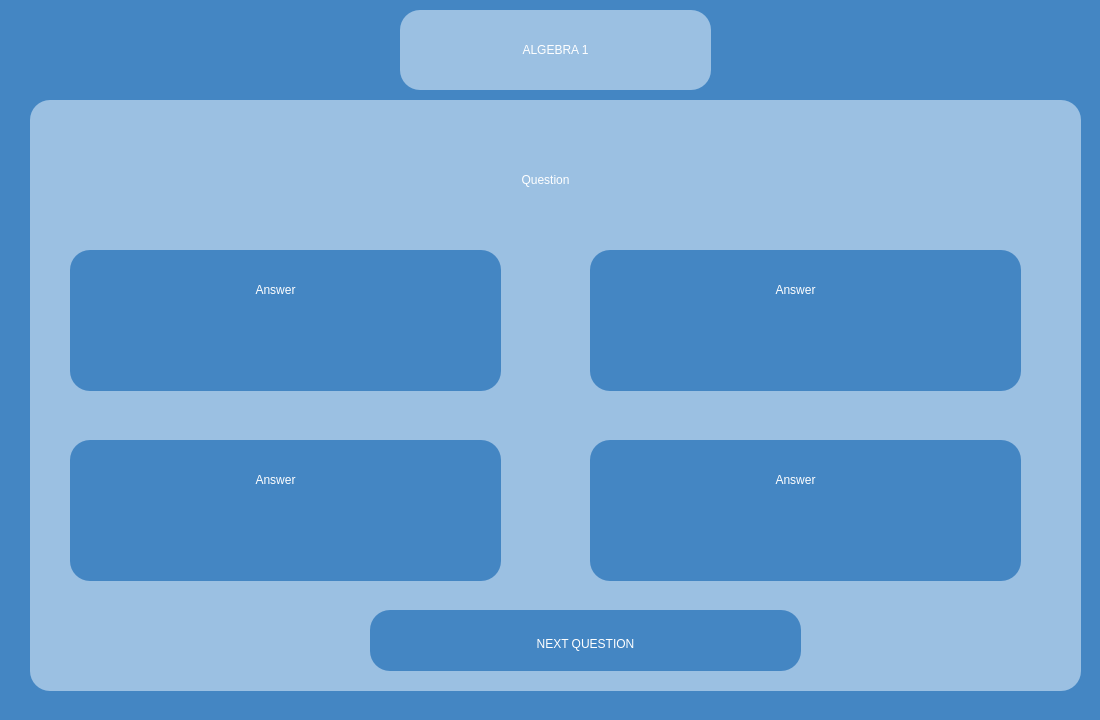
<?xml version="1.0" encoding="UTF-8"?>
<ui version="4.0">
 <class>vocabularyExam2</class>
 <widget class="QWidget" name="vocabularyExam2">
  <property name="geometry">
   <rect>
    <x>0</x>
    <y>0</y>
    <width>1100</width>
    <height>720</height>
   </rect>
  </property>
  <property name="windowTitle">
   <string>Form</string>
  </property>
  <property name="styleSheet">
   <string notr="true">background-color:#4486c3;</string>
  </property>
  <widget class="QFrame" name="questionTab">
   <property name="geometry">
    <rect>
     <x>30</x>
     <y>100</y>
     <width>1051</width>
     <height>591</height>
    </rect>
   </property>
   <property name="styleSheet">
    <string notr="true">background-color:rgb(155, 192, 226);
border:0px;
border-radius: 20px;</string>
   </property>
   <property name="frameShape">
    <enum>QFrame::Shape::StyledPanel</enum>
   </property>
   <property name="frameShadow">
    <enum>QFrame::Shadow::Raised</enum>
   </property>
   <widget class="QLabel" name="question">
    <property name="geometry">
     <rect>
      <x>50</x>
      <y>10</y>
      <width>931</width>
      <height>141</height>
     </rect>
    </property>
    <property name="whatsThis">
     <string>&lt;html&gt;&lt;head/&gt;&lt;body&gt;&lt;p align=&quot;center&quot;&gt;&lt;br/&gt;&lt;/p&gt;&lt;/body&gt;&lt;/html&gt;</string>
    </property>
    <property name="styleSheet">
     <string notr="true">color:white;
font: 32pt &quot;Aura&quot;;
text-align:center;</string>
    </property>
    <property name="text">
     <string>&lt;html&gt;&lt;head/&gt;&lt;body&gt;&lt;p align=&quot;center&quot;&gt;Question&lt;/p&gt;&lt;/body&gt;&lt;/html&gt;</string>
    </property>
   </widget>
   <widget class="QFrame" name="answerTab_1">
    <property name="geometry">
     <rect>
      <x>40</x>
      <y>150</y>
      <width>431</width>
      <height>141</height>
     </rect>
    </property>
    <property name="styleSheet">
     <string notr="true">background-color:#4486c3;
border:0px;
border-radius: 20px;</string>
    </property>
    <property name="frameShape">
     <enum>QFrame::Shape::StyledPanel</enum>
    </property>
    <property name="frameShadow">
     <enum>QFrame::Shadow::Raised</enum>
    </property>
    <widget class="QLabel" name="answer_1">
     <property name="geometry">
      <rect>
       <x>60</x>
       <y>10</y>
       <width>291</width>
       <height>61</height>
      </rect>
     </property>
     <property name="whatsThis">
      <string>&lt;html&gt;&lt;head/&gt;&lt;body&gt;&lt;p align=&quot;center&quot;&gt;&lt;br/&gt;&lt;/p&gt;&lt;/body&gt;&lt;/html&gt;</string>
     </property>
     <property name="styleSheet">
      <string notr="true">color:white;
font: 32pt &quot;Aura&quot;;</string>
     </property>
     <property name="text">
      <string>&lt;html&gt;&lt;head/&gt;&lt;body&gt;&lt;p align=&quot;center&quot;&gt;Answer&lt;/p&gt;&lt;/body&gt;&lt;/html&gt;</string>
     </property>
    </widget>
    <widget class="QPushButton" name="answer_1Button">
     <property name="geometry">
      <rect>
       <x>0</x>
       <y>0</y>
       <width>431</width>
       <height>141</height>
      </rect>
     </property>
     <property name="styleSheet">
      <string notr="true">background-color:rgba(0, 0, 0, 0);
border-radius:35px;</string>
     </property>
     <property name="text">
      <string/>
     </property>
    </widget>
    <zorder>answer_1Button</zorder>
    <zorder>answer_1</zorder>
   </widget>
   <widget class="QFrame" name="answerTab_2">
    <property name="geometry">
     <rect>
      <x>560</x>
      <y>150</y>
      <width>431</width>
      <height>141</height>
     </rect>
    </property>
    <property name="styleSheet">
     <string notr="true">background-color:#4486c3;
border:0px;
border-radius: 20px;</string>
    </property>
    <property name="frameShape">
     <enum>QFrame::Shape::StyledPanel</enum>
    </property>
    <property name="frameShadow">
     <enum>QFrame::Shadow::Raised</enum>
    </property>
    <widget class="QLabel" name="answer_2">
     <property name="geometry">
      <rect>
       <x>60</x>
       <y>10</y>
       <width>291</width>
       <height>61</height>
      </rect>
     </property>
     <property name="whatsThis">
      <string>&lt;html&gt;&lt;head/&gt;&lt;body&gt;&lt;p align=&quot;center&quot;&gt;&lt;br/&gt;&lt;/p&gt;&lt;/body&gt;&lt;/html&gt;</string>
     </property>
     <property name="styleSheet">
      <string notr="true">color:white;
font: 32pt &quot;Aura&quot;;</string>
     </property>
     <property name="text">
      <string>&lt;html&gt;&lt;head/&gt;&lt;body&gt;&lt;p align=&quot;center&quot;&gt;Answer&lt;/p&gt;&lt;/body&gt;&lt;/html&gt;</string>
     </property>
    </widget>
    <widget class="QPushButton" name="answer_2Button">
     <property name="geometry">
      <rect>
       <x>0</x>
       <y>0</y>
       <width>431</width>
       <height>141</height>
      </rect>
     </property>
     <property name="styleSheet">
      <string notr="true">background-color:rgba(0, 0, 0, 0);
border-radius:35px;</string>
     </property>
     <property name="text">
      <string/>
     </property>
    </widget>
    <zorder>answer_2Button</zorder>
    <zorder>answer_2</zorder>
   </widget>
   <widget class="QFrame" name="answerTab_3">
    <property name="geometry">
     <rect>
      <x>40</x>
      <y>340</y>
      <width>431</width>
      <height>141</height>
     </rect>
    </property>
    <property name="styleSheet">
     <string notr="true">background-color:#4486c3;
border:0px;
border-radius: 20px;</string>
    </property>
    <property name="frameShape">
     <enum>QFrame::Shape::StyledPanel</enum>
    </property>
    <property name="frameShadow">
     <enum>QFrame::Shadow::Raised</enum>
    </property>
    <widget class="QLabel" name="answer_3">
     <property name="geometry">
      <rect>
       <x>60</x>
       <y>10</y>
       <width>291</width>
       <height>61</height>
      </rect>
     </property>
     <property name="whatsThis">
      <string>&lt;html&gt;&lt;head/&gt;&lt;body&gt;&lt;p align=&quot;center&quot;&gt;&lt;br/&gt;&lt;/p&gt;&lt;/body&gt;&lt;/html&gt;</string>
     </property>
     <property name="styleSheet">
      <string notr="true">color:white;
font: 32pt &quot;Aura&quot;;</string>
     </property>
     <property name="text">
      <string>&lt;html&gt;&lt;head/&gt;&lt;body&gt;&lt;p align=&quot;center&quot;&gt;Answer&lt;/p&gt;&lt;/body&gt;&lt;/html&gt;</string>
     </property>
    </widget>
    <widget class="QPushButton" name="answer_3Button">
     <property name="geometry">
      <rect>
       <x>0</x>
       <y>0</y>
       <width>431</width>
       <height>141</height>
      </rect>
     </property>
     <property name="styleSheet">
      <string notr="true">background-color:rgba(0, 0, 0, 0);
border-radius:35px;</string>
     </property>
     <property name="text">
      <string/>
     </property>
    </widget>
    <zorder>answer_3Button</zorder>
    <zorder>answer_3</zorder>
   </widget>
   <widget class="QFrame" name="answerTab_4">
    <property name="geometry">
     <rect>
      <x>560</x>
      <y>340</y>
      <width>431</width>
      <height>141</height>
     </rect>
    </property>
    <property name="styleSheet">
     <string notr="true">background-color:#4486c3;
border:0px;
border-radius: 20px;</string>
    </property>
    <property name="frameShape">
     <enum>QFrame::Shape::StyledPanel</enum>
    </property>
    <property name="frameShadow">
     <enum>QFrame::Shadow::Raised</enum>
    </property>
    <widget class="QLabel" name="answer_4">
     <property name="geometry">
      <rect>
       <x>60</x>
       <y>10</y>
       <width>291</width>
       <height>61</height>
      </rect>
     </property>
     <property name="whatsThis">
      <string>&lt;html&gt;&lt;head/&gt;&lt;body&gt;&lt;p align=&quot;center&quot;&gt;&lt;br/&gt;&lt;/p&gt;&lt;/body&gt;&lt;/html&gt;</string>
     </property>
     <property name="styleSheet">
      <string notr="true">color:white;
font: 32pt &quot;Aura&quot;;</string>
     </property>
     <property name="text">
      <string>&lt;html&gt;&lt;head/&gt;&lt;body&gt;&lt;p align=&quot;center&quot;&gt;Answer&lt;/p&gt;&lt;/body&gt;&lt;/html&gt;</string>
     </property>
    </widget>
    <widget class="QPushButton" name="answer_4Button">
     <property name="geometry">
      <rect>
       <x>0</x>
       <y>0</y>
       <width>431</width>
       <height>141</height>
      </rect>
     </property>
     <property name="styleSheet">
      <string notr="true">background-color:rgba(0, 0, 0, 0);
border-radius:35px;</string>
     </property>
     <property name="text">
      <string/>
     </property>
    </widget>
    <zorder>answer_4Button</zorder>
    <zorder>answer_4</zorder>
   </widget>
   <widget class="QFrame" name="nextTab">
    <property name="geometry">
     <rect>
      <x>340</x>
      <y>510</y>
      <width>431</width>
      <height>61</height>
     </rect>
    </property>
    <property name="styleSheet">
     <string notr="true">background-color:#4486c3;
border:0px;
border-radius: 20px;</string>
    </property>
    <property name="frameShape">
     <enum>QFrame::Shape::StyledPanel</enum>
    </property>
    <property name="frameShadow">
     <enum>QFrame::Shadow::Raised</enum>
    </property>
    <widget class="QLabel" name="next">
     <property name="geometry">
      <rect>
       <x>70</x>
       <y>4</y>
       <width>291</width>
       <height>61</height>
      </rect>
     </property>
     <property name="whatsThis">
      <string>&lt;html&gt;&lt;head/&gt;&lt;body&gt;&lt;p align=&quot;center&quot;&gt;&lt;br/&gt;&lt;/p&gt;&lt;/body&gt;&lt;/html&gt;</string>
     </property>
     <property name="styleSheet">
      <string notr="true">color:white;
font: 32pt &quot;Aura&quot;;</string>
     </property>
     <property name="text">
      <string>&lt;html&gt;&lt;head/&gt;&lt;body&gt;&lt;p align=&quot;center&quot;&gt;NEXT QUESTION&lt;/p&gt;&lt;/body&gt;&lt;/html&gt;</string>
     </property>
    </widget>
    <widget class="QPushButton" name="nextButton">
     <property name="geometry">
      <rect>
       <x>0</x>
       <y>0</y>
       <width>431</width>
       <height>61</height>
      </rect>
     </property>
     <property name="styleSheet">
      <string notr="true">background-color:rgba(0, 0, 0, 0);
border-radius:35px;</string>
     </property>
     <property name="text">
      <string/>
     </property>
    </widget>
   </widget>
  </widget>
  <widget class="QFrame" name="You_profile_back">
   <property name="geometry">
    <rect>
     <x>400</x>
     <y>10</y>
     <width>311</width>
     <height>80</height>
    </rect>
   </property>
   <property name="styleSheet">
    <string notr="true">background-color:rgb(155, 192, 226);
border:0px;
border-radius: 20px;</string>
   </property>
   <property name="frameShape">
    <enum>QFrame::Shape::StyledPanel</enum>
   </property>
   <property name="frameShadow">
    <enum>QFrame::Shadow::Raised</enum>
   </property>
   <widget class="QLabel" name="your_profile_text">
    <property name="geometry">
     <rect>
      <x>10</x>
      <y>10</y>
      <width>291</width>
      <height>61</height>
     </rect>
    </property>
    <property name="styleSheet">
     <string notr="true">color:white;
font: 32pt &quot;Aura&quot;;</string>
    </property>
    <property name="text">
     <string>&lt;html&gt;&lt;head/&gt;&lt;body&gt;&lt;p align=&quot;center&quot;&gt;ALGEBRA 1&lt;/p&gt;&lt;/body&gt;&lt;/html&gt;</string>
    </property>
   </widget>
  </widget>
 </widget>
 <resources/>
 <connections/>
</ui>
